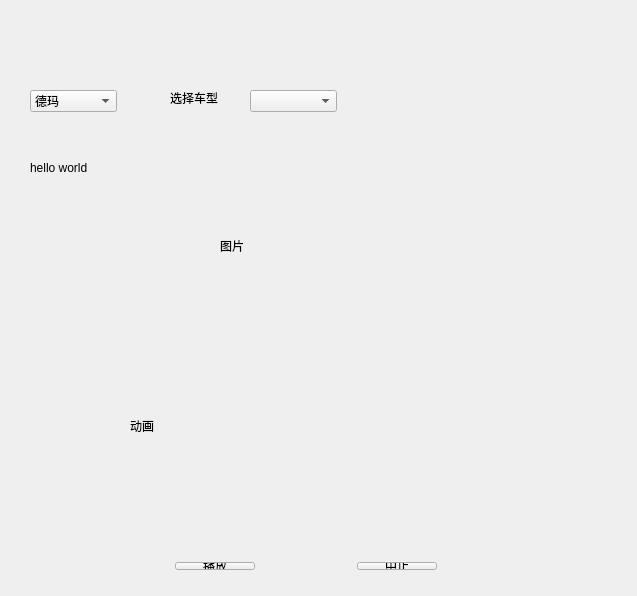
<?xml version="1.0" encoding="UTF-8"?>
<ui version="4.0">
 <class>Widget</class>
 <widget class="QWidget" name="Widget">
  <property name="geometry">
   <rect>
    <x>0</x>
    <y>0</y>
    <width>637</width>
    <height>596</height>
   </rect>
  </property>
  <property name="windowTitle">
   <string>Widget</string>
  </property>
  <widget class="QComboBox" name="comboBox">
   <property name="geometry">
    <rect>
     <x>30</x>
     <y>90</y>
     <width>87</width>
     <height>22</height>
    </rect>
   </property>
   <item>
    <property name="text">
     <string>德玛</string>
    </property>
   </item>
   <item>
    <property name="text">
     <string>皇子</string>
    </property>
   </item>
   <item>
    <property name="text">
     <string>蝎子</string>
    </property>
   </item>
  </widget>
  <widget class="QComboBox" name="comboBox_2">
   <property name="geometry">
    <rect>
     <x>250</x>
     <y>90</y>
     <width>87</width>
     <height>22</height>
    </rect>
   </property>
  </widget>
  <widget class="QLabel" name="label">
   <property name="geometry">
    <rect>
     <x>170</x>
     <y>90</y>
     <width>72</width>
     <height>15</height>
    </rect>
   </property>
   <property name="text">
    <string>选择车型</string>
   </property>
  </widget>
  <widget class="QLabel" name="label_2">
   <property name="geometry">
    <rect>
     <x>30</x>
     <y>160</y>
     <width>91</width>
     <height>16</height>
    </rect>
   </property>
   <property name="text">
    <string>hello world</string>
   </property>
  </widget>
  <widget class="QLabel" name="label_3">
   <property name="geometry">
    <rect>
     <x>220</x>
     <y>170</y>
     <width>151</width>
     <height>151</height>
    </rect>
   </property>
   <property name="text">
    <string>图片</string>
   </property>
  </widget>
  <widget class="QLabel" name="label_4">
   <property name="geometry">
    <rect>
     <x>130</x>
     <y>360</y>
     <width>251</width>
     <height>131</height>
    </rect>
   </property>
   <property name="text">
    <string>动画</string>
   </property>
  </widget>
  <widget class="QWidget" name="layoutWidget">
   <property name="geometry">
    <rect>
     <x>56</x>
     <y>551</y>
     <width>510</width>
     <height>30</height>
    </rect>
   </property>
   <layout class="QHBoxLayout" name="horizontalLayout">
    <item>
     <spacer name="horizontalSpacer">
      <property name="orientation">
       <enum>Qt::Horizontal</enum>
      </property>
      <property name="sizeHint" stdset="0">
       <size>
        <width>108</width>
        <height>20</height>
       </size>
      </property>
     </spacer>
    </item>
    <item>
     <widget class="QPushButton" name="pushButtonStart">
      <property name="text">
       <string>播放</string>
      </property>
     </widget>
    </item>
    <item>
     <spacer name="horizontalSpacer_2">
      <property name="orientation">
       <enum>Qt::Horizontal</enum>
      </property>
      <property name="sizeHint" stdset="0">
       <size>
        <width>68</width>
        <height>20</height>
       </size>
      </property>
     </spacer>
    </item>
    <item>
     <widget class="QPushButton" name="pushButtonStop">
      <property name="text">
       <string>中止</string>
      </property>
     </widget>
    </item>
    <item>
     <spacer name="horizontalSpacer_3">
      <property name="orientation">
       <enum>Qt::Horizontal</enum>
      </property>
      <property name="sizeHint" stdset="0">
       <size>
        <width>118</width>
        <height>20</height>
       </size>
      </property>
     </spacer>
    </item>
   </layout>
  </widget>
 </widget>
 <layoutdefault spacing="6" margin="11"/>
 <resources/>
 <connections/>
</ui>
